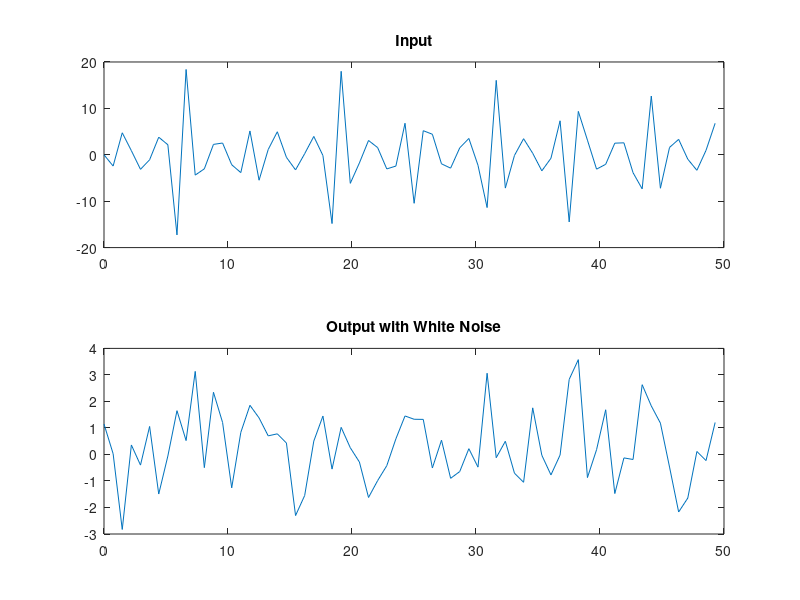

Write the MATLAB code that produced this figure. (Note: this script raises an error after producing the figure.)
sys = tf([0.1 8/15],[1 11/15 61/50 53/180 8/150]);
t = 0:0.7356:50;
u = sin(t) + 2*sin(2*t) + 3*sin(3*t) + 4*sin(4*t) + 5*sin(5*t) + 6*sin(6*t);
y = lsim(sys, u, t);

% Generating white noise with mean 0 and variance 1
noise = randn(size(y)); 
y_with_noise = y + noise;

subplot(2, 1, 1)
plot(t, u);
title("Input")

subplot(2, 1, 2)
plot(t, y_with_noise)
title("Output with White Noise")

% System identification
data = iddata(transpose(y_with_noise)', u', 0.7356); % Create IDDATA object from input-output data
np = 4; 
nz = 1;

% Estimate transfer function parameters using least squares method
estimated_sys = tfest(data, np, nz, 'Ts', 0);

% Compare the estimated system with the true system
disp('True System:')
disp(sys);
disp('Estimated System:')
disp(estimated_sys);

% Calculate SSE
sse = sum((lsim(sys, u, t) - lsim(estimated_sys, u, t)).^2);
disp(['Sum of Squares Error (SSE): ', num2str(sse)]);
